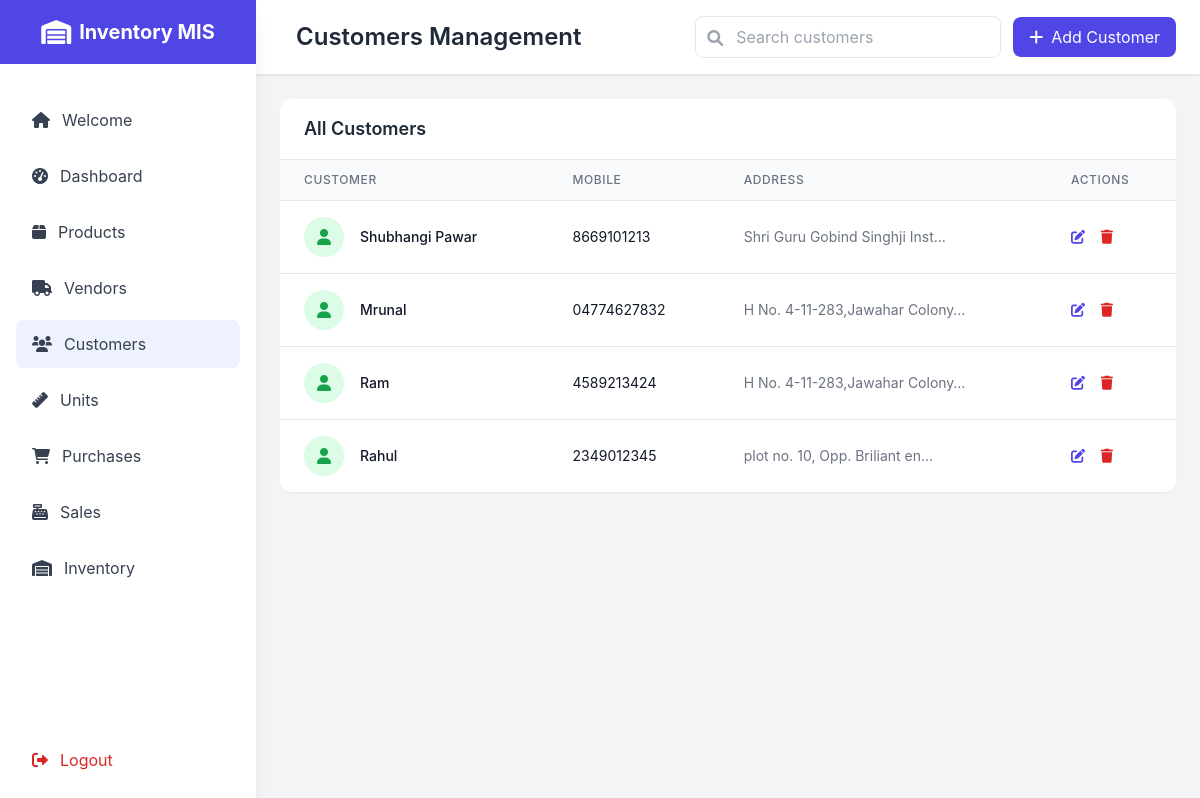
The page /customers/ (signed in) on the database its author committed.
### main/models.py (models this page shows, shortened)
class Customer(models.Model):
    customer_name = models.CharField(max_length=50)
    customer_mobile = models.CharField(max_length=15, blank=True)
    customer_address = models.TextField(blank=True)
    class Meta:
        verbose_name_plural = 'Customers'

### main/views.py (the view, shortened to what this page needs)
# urls.py: path('customers/', views.customers, name='customers'),
@login_required
def customers(request):
    q = request.GET.get('q', '').strip()
    customers_qs = Customer.objects.all()
    if q:
        customers_qs = customers_qs.filter(customer_name__icontains=q)
    customers_list = customers_qs.all()
    context = {'customers': customers_list, 'q': q}
    return render(request, 'customers.html', context)

### templates/customers.html (shortened to what this page needs)
<!DOCTYPE html>
<html lang="en">
<head>
    <script src="https://cdn.tailwindcss.com"></script>
    <link href="https://cdnjs.cloudflare.com/ajax/libs/font-awesome/6.0.0/css/all.min.css" rel="stylesheet">
</head>
<body class="bg-gray-100">
    <div class="fixed inset-y-0 left-0 z-50 w-64 bg-white shadow-lg sidebar-transition" id="sidebar">
        <div class="flex items-center justify-center h-16 bg-indigo-600">
            <i class="fas fa-warehouse text-white text-2xl mr-2"></i>
            <h1 class="text-white text-xl font-bold">Inventory MIS</h1>
        </div>
        <nav class="mt-8">
            <div class="px-4 space-y-2">
                <a href="{% url 'welcome' %}" class="flex items-center px-4 py-3 text-gray-700 hover:bg-gray-100 rounded-lg">
                    <i class="fas fa-home mr-3"></i>Welcome
                </a>
                <a href="{% url 'dashboard' %}" class="flex items-center px-4 py-3 text-gray-700 hover:bg-gray-100 rounded-lg">
                    <i class="fas fa-tachometer-alt mr-3"></i>Dashboard
                </a>
                <a href="{% url 'products' %}" class="flex items-center px-4 py-3 text-gray-700 hover:bg-gray-100 rounded-lg">
                    <i class="fas fa-box mr-3"></i>Products
                </a>
                <a href="{% url 'vendors' %}" class="flex items-center px-4 py-3 text-gray-700 hover:bg-gray-100 rounded-lg">
                    <i class="fas fa-truck mr-3"></i>Vendors
                </a>
                <a href="{% url 'customers' %}" class="flex items-center px-4 py-3 text-gray-700 bg-indigo-50 rounded-lg">
                    <i class="fas fa-users mr-3"></i>Customers
                </a>
                <a href="{% url 'units' %}" class="flex items-center px-4 py-3 text-gray-700 hover:bg-gray-100 rounded-lg">
                    <i class="fas fa-ruler mr-3"></i>Units
                </a>
                <a href="{% url 'purchases' %}" class="flex items-center px-4 py-3 text-gray-700 hover:bg-gray-100 rounded-lg">
                    <i class="fas fa-shopping-cart mr-3"></i>Purchases
                </a>
                <a href="{% url 'sales' %}" class="flex items-center px-4 py-3 text-gray-700 hover:bg-gray-100 rounded-lg">
                    <i class="fas fa-cash-register mr-3"></i>Sales
                </a>
                <a href="{% url 'inventory' %}" class="flex items-center px-4 py-3 text-gray-700 hover:bg-gray-100 rounded-lg">
                    <i class="fas fa-warehouse mr-3"></i>Inventory
                </a>
            </div>
        </nav>
        <div class="absolute bottom-0 w-full p-4">
            <a href="{% url 'logout' %}" class="flex items-center px-4 py-3 text-red-600 hover:bg-red-50 rounded-lg">
                <i class="fas fa-sign-out-alt mr-3"></i>Logout
            </a>
        </div>
    </div>
    <div class="ml-64 min-h-screen">
        <header class="bg-white shadow-sm border-b border-gray-200">
            <div class="flex items-center justify-between px-6 py-4">
                <div class="flex items-center">
                    <h2 class="text-2xl font-semibold text-gray-800 ml-4">Customers Management</h2>
                </div>
                <div class="flex items-center space-x-3">
                    <form method="get" class="hidden md:block">
                        <div class="relative">
                            <input type="text" name="q" value="{{ q }}" placeholder="Search customers"
                                   class="pl-10 pr-4 py-2 border rounded-lg focus:outline-none focus:ring-2 focus:ring-indigo-500">
                            <span class="absolute left-3 top-2.5 text-gray-400"><i class="fas fa-search"></i></span>
                        </div>
                    </form>
                    <button onclick="openModal('customerModal')" class="bg-indigo-600 text-white px-4 py-2 rounded-lg hover:bg-indigo-700 transition duration-300">
                        <i class="fas fa-plus mr-2"></i>Add Customer
                    </button>
                </div>
            </div>
        </header>
        <main class="p-6">
            <div class="bg-white rounded-xl shadow-sm overflow-hidden">
                <div class="px-6 py-4 border-b border-gray-200">
                    <h3 class="text-lg font-semibold text-gray-800">All Customers</h3>
                </div>
                <div class="overflow-x-auto">
                    <table class="min-w-full divide-y divide-gray-200">
                        <thead class="bg-gray-50">
                            <tr>
                                <th class="px-6 py-3 text-left text-xs font-medium text-gray-500 uppercase tracking-wider">Customer</th>
                                <th class="px-6 py-3 text-left text-xs font-medium text-gray-500 uppercase tracking-wider">Mobile</th>
                                <th class="px-6 py-3 text-left text-xs font-medium text-gray-500 uppercase tracking-wider">Address</th>
                                <th class="px-6 py-3 text-left text-xs font-medium text-gray-500 uppercase tracking-wider">Actions</th>
                            </tr>
                        </thead>
                        <tbody class="bg-white divide-y divide-gray-200">
                            {% for customer in customers %}
                            <tr class="hover:bg-gray-50">
                                <td class="px-6 py-4 whitespace-nowrap">
                                    <div class="flex items-center">
                                        <div class="h-10 w-10 rounded-full bg-green-100 flex items-center justify-center">
                                            <i class="fas fa-user text-green-600"></i>
                                        </div>
                                        <div class="ml-4">
                                            <div class="text-sm font-medium text-gray-900">{{ customer.customer_name }}</div>
                                        </div>
                                    </div>
                                </td>
                                <td class="px-6 py-4 whitespace-nowrap text-sm text-gray-900">{{ customer.customer_mobile }}</td>
                                <td class="px-6 py-4 text-sm text-gray-500">{{ customer.customer_address|truncatechars:30 }}</td>
                                <td class="px-6 py-4 whitespace-nowrap text-sm font-medium">
                                    <button onclick="editCustomer({{ customer.id }}, '{{ customer.customer_name }}', '{{ customer.customer_mobile }}', '{{ customer.customer_address }}')"
                                            class="text-indigo-600 hover:text-indigo-900 mr-3">
                                        <i class="fas fa-edit"></i>
                                    </button>
                                    <button onclick="deleteCustomer({{ customer.id }})"
                                            class="text-red-600 hover:text-red-900">
                                        <i class="fas fa-trash"></i>
                                    </button>
                                </td>
                            </tr>
                            {% endfor %}
                        </tbody>
                    </table>
                </div>
            </div>
        </main>
    </div>
</body>
</html>

### templates/customers.html (style rules this page uses)
body { font-family: 'Inter', sans-serif; }
.sidebar-transition { transition: all 0.3s ease; }

### rows shown on the page
Customer: customer_name "Shubhangi Pawar", customer_mobile "8669101213", customer_address "Shri Guru Gobind Singhji Inst…"
Customer: customer_name "Mrunal", customer_mobile "04774627832", customer_address "H No. 4-11-283,Jawahar Colony…"
Customer: customer_name "Ram", customer_mobile "4589213424", customer_address "H No. 4-11-283,Jawahar Colony…"
Customer: customer_name "Rahul", customer_mobile "2349012345", customer_address "plot no. 10, Opp. Briliant en…"
